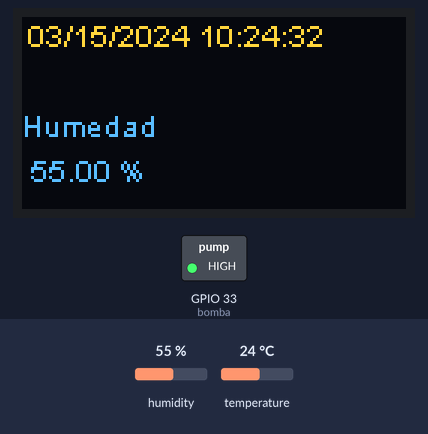
A sketch run on a simulated ESP32. Parts: 128×64 one-colour display, switched loads named in the sketch (green lamp = pin HIGH). Dashed ring = blinking. The test bench sets the inputs (shaded band); at power-on: humidity 55 %, temperature 24 °C. The OLED is the two-colour kind (top 16 rows yellow); the local clock reads 2024-03-15 10:24:30 at power-on unless the sketch sets it; what the sketch prints to the serial monitor is not drawn.

Above: at 2.9 s.
3.0 s: humidity set to 22 %
At 6.0 s:
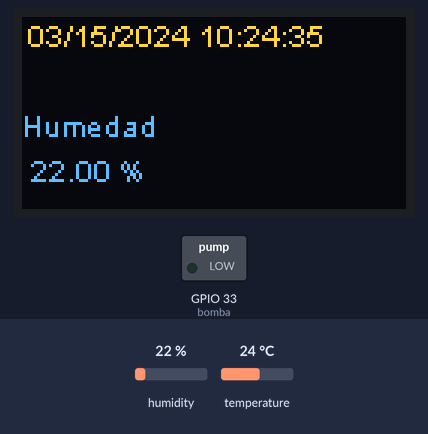
6.7 s: humidity set to 40 %
At 9.1 s:
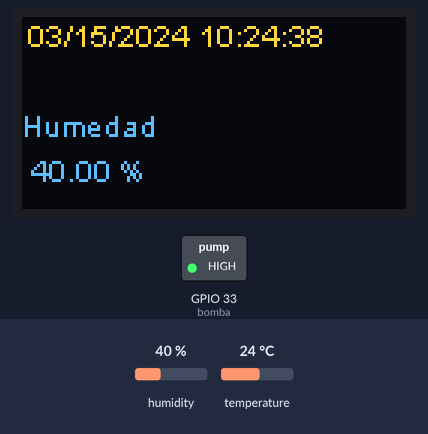
10.8 s: humidity set to 68 %
At 13.2 s:
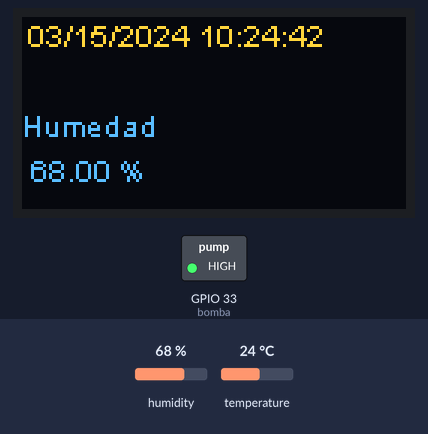
Timing chart, 0 to 20.9 s (numbered marks = the images above; inputs shaded):
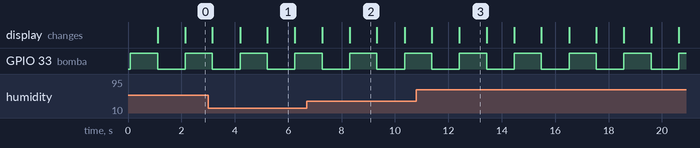

Measured:
- by itself, GPIO 33 (bomba): alternates HIGH for 1.0 s and LOW for 1.0 s

The sketch:

proyecto_final.ino
```cpp
#include <iostream>
#include <Adafruit_Sensor.h>
#include <DHT.h>
#include "heltec.h"
#include <ThreeWire.h>
#include <RtcDS1302.h>
#define DHTPIN 13
#define DHTTYPE DHT11
#define countof(a) (sizeof(a) / sizeof(a[0]))


using namespace std;

#define INLINE inline __attribute__((always_inline))

using SenseType = float;   // user-defined types = ADT = abstract data type
using PortType  = uint8_t; // unsigned int 8-bits = fixed size int


class SensorTemp { // Class = user defined type definition (define-and-use)
private: // default private visibility
    SenseType t,h;
    SenseType moist;
    PortType  port=12;
    DHT *dht ;
public:
    void inicio() {
       dht = new DHT(DHTPIN, DHTTYPE);
       dht->begin();
    }
    String leer() {
        // DHT11 read ports
        t=dht->readTemperature();
        h=dht->readHumidity();
        String hum;
        if (isnan(h) || isnan(t)) {
          Serial.println("Falla al leer el sensor DHT11!");
          hum="Falla al leer el sensor DHT11!";
          return hum;
          }
        hum=String(h);
        return hum;
    }
    friend ostream& operator << (ostream &os,  SensorTemp &s) {
        os << "Temperatura =  " << s.t << "ºC" << "Humedad =  " << s.h << "%" << endl; // Add humidity value
        return os;
    }
};
class reloj{
private: // default private visibility
    ThreeWire *myWire;
public:
    void inicio() {
       myWire=new ThreeWire(12,14,27);
       RtcDS1302<ThreeWire> Rtc(*myWire);
       Rtc.Begin();
       RtcDateTime compiled = RtcDateTime(__DATE__, __TIME__);
       hora(compiled);
       Serial.println();

       if (!Rtc.IsDateTimeValid())
       {
        // Common Causes:
        //    1) first time you ran and the device wasn't running yet
        //    2) the battery on the device is low or even missing

           Serial.println("RTC lost confidence in the DateTime!");
           Rtc.SetDateTime(compiled);
       }

       if (Rtc.GetIsWriteProtected())
       {
          Serial.println("RTC was write protected, enabling writing now");
          Rtc.SetIsWriteProtected(false);
       }

       if (!Rtc.GetIsRunning())
       {
          Serial.println("RTC was not actively running, starting now");
          Rtc.SetIsRunning(true);
       }

       RtcDateTime now = Rtc.GetDateTime();
       if (now < compiled)
       {
          Serial.println("RTC is older than compile time!  (Updating DateTime)");
          Rtc.SetDateTime(compiled);
       }
       else if (now > compiled)
       {
           Serial.println("RTC is newer than compile time. (this is expected)");
       }
       else if (now == compiled)
       {
           Serial.println("RTC is the same as compile time! (not expected but all is fine)");
       }
       }
    String Hora(){
      String hum;
      myWire=new ThreeWire(12,14,27);
       RtcDS1302<ThreeWire> Rtc(*myWire);
      RtcDateTime now = Rtc.GetDateTime();
      hum=hora(now);
      return hum;

    }
    String hora(const RtcDateTime& dt)
    {
      char datestring[20];
      String fe;
      snprintf_P(datestring,
            countof(datestring),
            PSTR("%02u/%02u/%04u %02u:%02u:%02u"),
            dt.Month(),
            dt.Day(),
            dt.Year(),
            dt.Hour(),
            dt.Minute(),
            dt.Second() );
      Serial.print(datestring);
      fe=String(datestring);
     return fe;

    }
};
class bomba{
private:
   int bomba=33;
public:
   void inicio(){
     pinMode(bomba, OUTPUT);
   }
   void enc_apa(){
    digitalWrite(bomba, !digitalRead(bomba));
   }

};


SensorTemp th; // use = instance = objeto
reloj rj;
bomba bm;
void setup() {
  // put your setup code here, to run once:
  Serial.begin(9600);
  Heltec.begin(true /*DisplayEnable Enable*/, false /*LoRa Enable*/, true /*Serial Enable*/);
  th.inicio();
  rj.inicio();
  bm.inicio();
}

void loop() {
    String hum=th.leer();
    String fec=rj.Hora();
    imprimir(hum,fec);
    bm.enc_apa();
    cout << th; // attribute (dot-operator)
    delay(1000);

}
void imprimir(String hum,String fec){
   Heltec.display -> clear();
   Heltec.display -> drawString(2, 0, String(fec));
   Heltec.display -> drawString(0, 30, "Humedad");
   Heltec.display -> drawString(3, 45, String(hum));
   Heltec.display -> drawString(2, 45, "          %");
   Heltec.display -> display();
}
```
